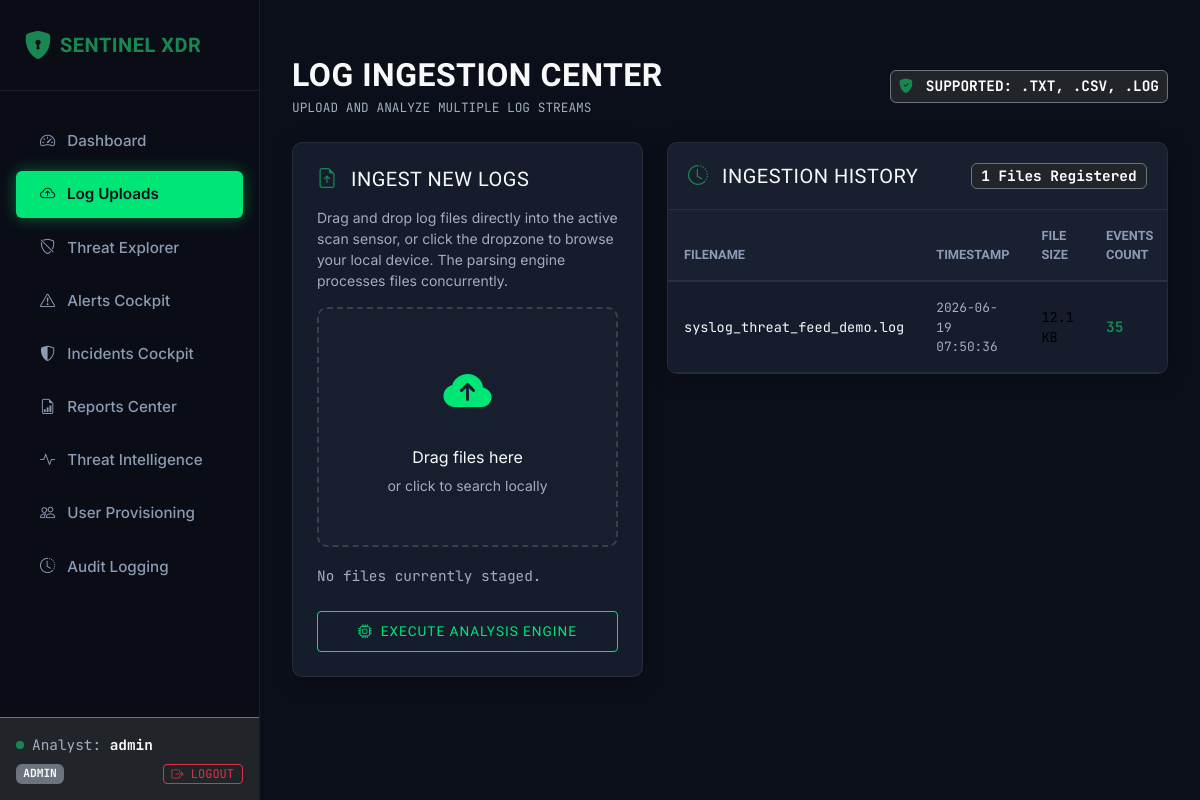
Page /uploads (signed in) on the earlier database version.
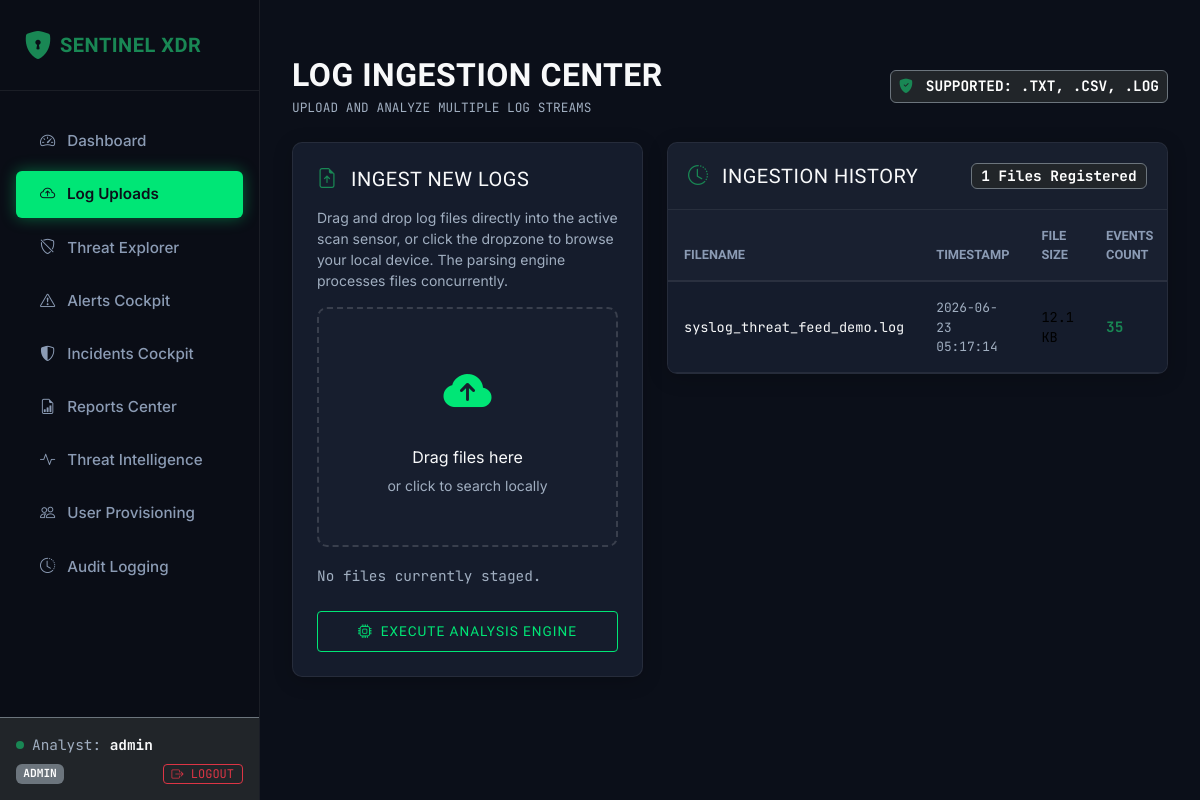
Same page on the later database version.
### app/models/uploaded_log.py (models this page shows, shortened)
class UploadedLog(db.Model):
    __tablename__ = 'uploaded_logs'
    id = db.Column(db.Integer, primary_key=True)
    filename = db.Column(db.String(256), nullable=False)
    upload_time = db.Column(db.DateTime, default=datetime.datetime.utcnow, nullable=False)
    file_size = db.Column(db.Integer, nullable=False)  # Size in bytes
    log_count = db.Column(db.Integer, default=0, nullable=False)  # Parsed lines
    user_id = db.Column(db.Integer, db.ForeignKey('users.id', ondelete='CASCADE'), nullable=False)
    events = db.relationship('SecurityEvent', backref='log_source', lazy=True, cascade="all, delete-orphan")

### app/blueprints/main.py (the view, shortened to what this page needs)
@main_bp.route('/uploads', methods=['GET', 'POST'])
@login_required
def uploads():
    history = UploadedLog.query.order_by(UploadedLog.upload_time.desc()).all()
    return render_template('uploads.html', uploads=history)

### app/templates/uploads.html (shortened to what the changed rows need)
{% extends 'base.html' %}
{% block content %}
<div class="container-fluid px-0">
    <div class="d-flex justify-content-between align-items-center mb-4">
        <div>
            <h2 class="text-light fw-bold mb-1">LOG INGESTION CENTER</h2>
        </div>
    </div>
    <div class="row g-4">
        <div class="col-12 col-lg-7">
            <div class="cyber-card">
                <div class="table-responsive">
                    <table class="table table-cyber mb-0 align-middle">
                        <thead>
                            <tr>
                                <th>Filename</th>
                                <th>Timestamp</th>
                                <th>File Size</th>
                                <th>Events Count</th>
                            </tr>
                        </thead>
                        <tbody>
                            {% if uploads %}
                                {% for item in uploads %}
                                <tr>
                                    <td class="text-light text-mono font-weight-bold" style="font-size: 0.85rem;">
                                        {{ item.filename }}
                                    </td>
                                    <td class="text-muted text-mono" style="font-size: 0.8rem;">
                                        {{ item.upload_time.strftime('%Y-%m-%d %H:%M:%S') }}
                                    </td>
                                    <td class="text-mono" style="font-size: 0.85rem;">
                                        {{ item.file_size | filesizeformat }}
                                    </td>
                                    <td class="text-mono text-success fw-bold">
                                        {{ item.log_count }}
                                    </td>
                                </tr>
                                {% endfor %}
                            {% endif %}
                        </tbody>
                    </table>
                </div>
            </div>
        </div>
    </div>
</div>
{% endblock %}

Differences in the rows shown:
changed UploadedLog "syslog_threat_feed_demo.log": upload_time "2026-06-19 07:50:36" → "2026-06-23 05:17:14"
